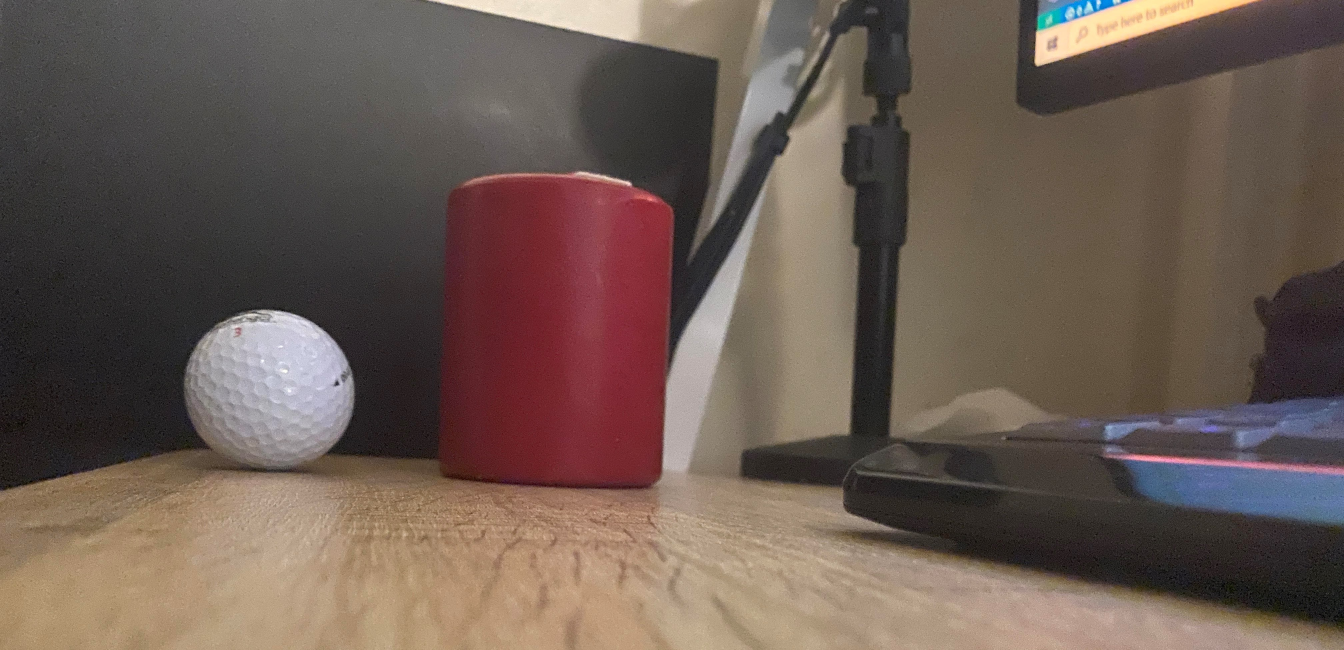
#> input picture temp12.png, 4032 x 1949 px (shown at 1/3 size)
$ python TEST.py
#> lines starting #> are read from the running program, lines starting #| are printed output that depends on the picture; after the words box and inside, x2 and y2 are one past the last pixel; in counts of white or black regions, pixels touching at a corner belong together
"""
Filename: init.py
Usage: This script will measure different objects in the frame using a reference object of known dimension.
The object with known dimension must be the leftmost object.
Author: Shashank Sharma
"""
from scipy.spatial.distance import euclidean
from imutils import perspective
from imutils import contours
import numpy as np
import imutils
import cv2

# Function to show array of images (intermediate results)
def show_images(images):
	for i, img in enumerate(images):
		cv2.imshow("image_" + str(i), img)
	cv2.waitKey(0)
	cv2.destroyAllWindows()

img_path = "temp12.png"

orangeLower = (172,81,69) # red candle(0,174,77)(179,231,146)
orangeUpper = (179,255,248)

# Read image and preprocess
image = cv2.imread(img_path)
#> image is the input picture: shape (1949, 4032, 3); mean B, G, R 82.8, 91.5, 107.7

image = imutils.resize(image, width=500)
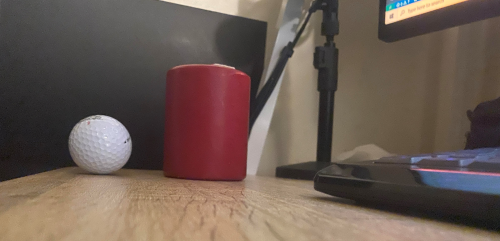
#> image: shape (241, 500, 3); mean B, G, R 82.8, 91.5, 107.7
blurred = cv2.GaussianBlur(image,(11,11),0)
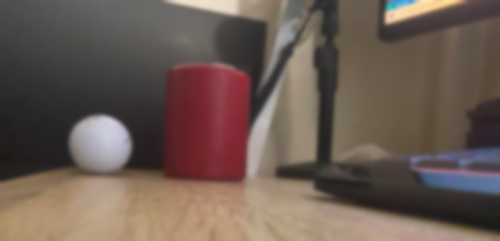
#> blurred: shape (241, 500, 3); mean B, G, R 82.8, 91.5, 107.7
hsv = cv2.cvtColor(blurred, cv2.COLOR_BGR2HSV)
#> hsv: shape (241, 500, 3); mean H, S, V 47.6, 58.7, 108.9
mask = cv2.inRange(hsv, orangeLower, orangeUpper)
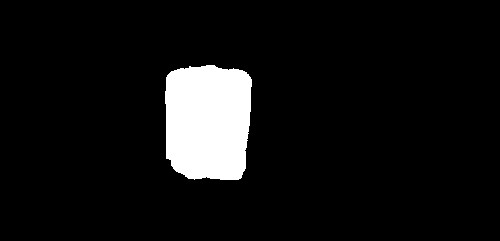
#> mask: shape (241, 500); 7.4% white; 1 white region, box (x1, y1, x2, y2) and area: (165, 65, 252, 180) 8932
mask = cv2.erode(mask, None, iterations=2)
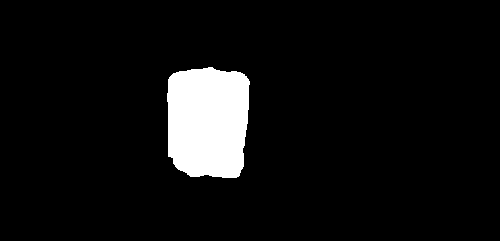
#> mask: shape (241, 500); 6.7% white; 1 white region, box (x1, y1, x2, y2) and area: (167, 67, 250, 178) 8114
mask = cv2.dilate(mask, None, iterations=2)
#> mask: shape (241, 500); 7.4% white; 1 white region, box (x1, y1, x2, y2) and area: (165, 65, 252, 180) 8922


#show_images([blur, edged])

# perform edge detection, then perform a dilation + erosion to
# close gaps in between object edges
edged = cv2.Canny(mask, 50, 100)
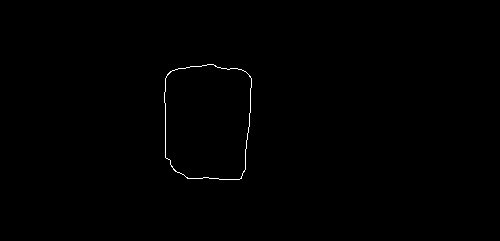
#> edged: shape (241, 500); 0.3% white in thin lines or dots, all inside (x1, y1, x2, y2) = (164, 64, 252, 180)
edged = cv2.dilate(edged, None, iterations=1)
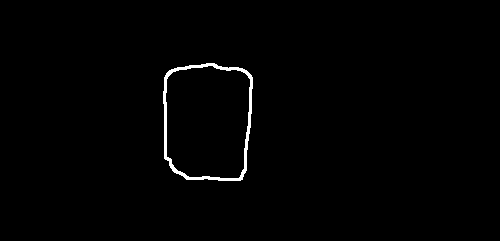
#> edged: shape (241, 500); 0.98% white; 1 white region
edged = cv2.erode(edged, None, iterations=1)
# find contours in the edge map


# Find contours
cnts = cv2.findContours(edged.copy(), cv2.RETR_EXTERNAL, cv2.CHAIN_APPROX_SIMPLE)
#> cnts = 1 contour; box (x1, y1, x2, y2) and area: (164, 64, 252, 180) 8927
cnts = imutils.grab_contours(cnts)


# Remove contours which are not large enough
cnts = [x for x in cnts if cv2.contourArea(x) > 100]

#cv2.drawContours(image, cnts, -1, (0,255,0), 3)

#show_images([image, edged])
#print(len(cnts))

# Reference object dimensions
# Here for reference I have used a 2cm x 2cm square
ref_object = cnts[0]
#> ref_object = contour of 91 points, box (x1, y1, x2, y2) (164, 64, 252, 180), area 8927
box = cv2.minAreaRect(ref_object)
#> box = ((206.5, 121.2), (114.8, 86.8), -88.21)
box = cv2.boxPoints(box)
#> box = [[248.1, 179.9], [161.3, 177.2], [164.9, 62.5], [251.7, 65.21]]
box = np.array(box, dtype="int")
#> box = [[248, 179], [161, 177], [164, 62], [251, 65]]
box = perspective.order_points(box)
#> box = [[164, 62], [251, 65], [248, 179], [161, 177]]
(tl, tr, br, bl) = box
#> tl = [164, 62]; tr = [251, 65]; br = [248, 179]; bl = [161, 177]
dist_in_pixel = euclidean(tl, tr)
#> dist_in_pixel = 87.05
dist_in_cm = 8-2
pixel_per_cm = dist_in_pixel/dist_in_cm
#> pixel_per_cm = 14.51

# Draw remaining contours
for cnt in cnts:
	box = cv2.minAreaRect(cnt)
	box = cv2.boxPoints(box)
	box = np.array(box, dtype="int")
	box = perspective.order_points(box)
	(tl, tr, br, bl) = box
	cv2.drawContours(image, [box.astype("int")], -1, (0, 0, 255), 2)
	mid_pt_horizontal = (tl[0] + int(abs(tr[0] - tl[0])/2), tl[1] + int(abs(tr[1] - tl[1])/2))
	mid_pt_verticle = (tr[0] + int(abs(tr[0] - br[0])/2), tr[1] + int(abs(tr[1] - br[1])/2))
	wid = euclidean(tl, tr)/pixel_per_cm
	ht = euclidean(tr, br)/pixel_per_cm
	cv2.putText(image, "{:.1f}cm".format(wid), (int(mid_pt_horizontal[0] - 15), int(mid_pt_horizontal[1] - 10)),
		cv2.FONT_HERSHEY_SIMPLEX, 0.5, (255, 255, 0), 2)
	cv2.putText(image, "{:.1f}cm".format(ht), (int(mid_pt_verticle[0] + 10), int(mid_pt_verticle[1])),
		cv2.FONT_HERSHEY_SIMPLEX, 0.5, (255, 255, 0), 2)
#> this loop made 1 pass
#> (tl, tr, br, bl, mid_pt_horizontal, mid_pt_verticle, wid, ht) on pass 1: ([164, 62], [251, 65], [248, 179], [161, 177], (207, 63), (252, 122), 6, 7.86)
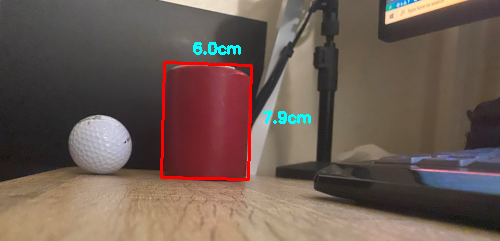
#> image: shape (241, 500, 3); 1.54% of pixels changed, all inside (x1, y1, x2, y2) = (160, 42, 311, 181)

show_images([image])
#> the loop in show_images, `for i, img in enumerate(images):` made 1 pass

$ run again, with temp1.png copied over temp12.png
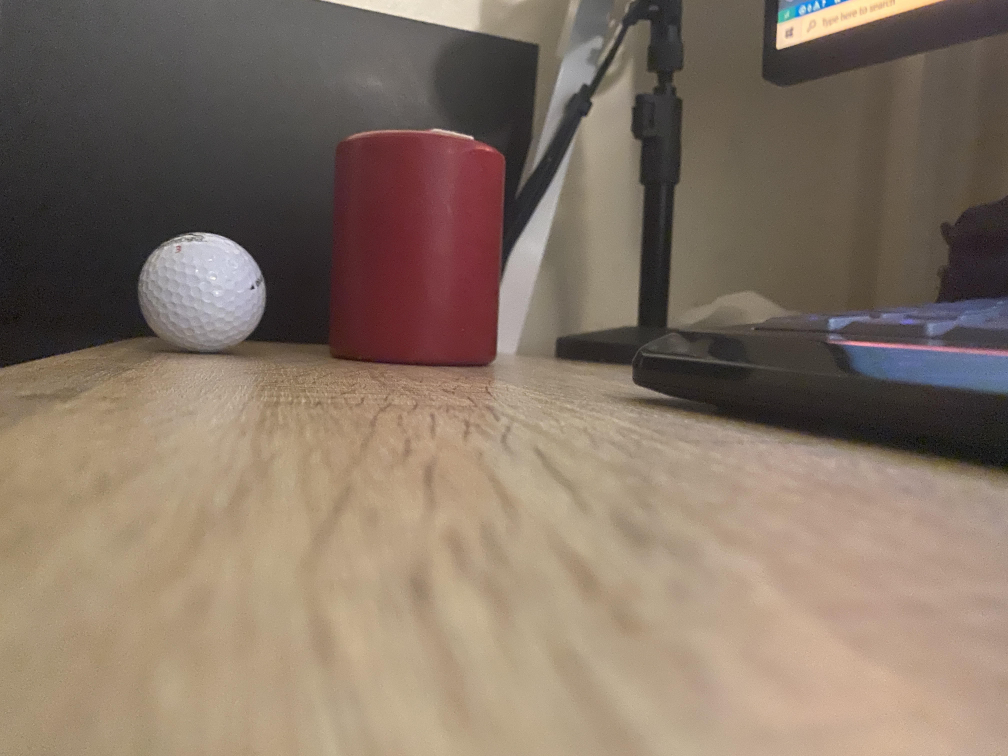
#> input picture temp1.png, 4032 x 3024 px (shown at 1/4 size)
#> image is the input picture: shape (3024, 4032, 3); mean B, G, R 102, 116.2, 132.7
#> hsv: shape (375, 500, 3); mean H, S, V 36, 57.1, 133.3
#> `mask = cv2.inRange(hsv, orangeLower, orangeUpper)`:
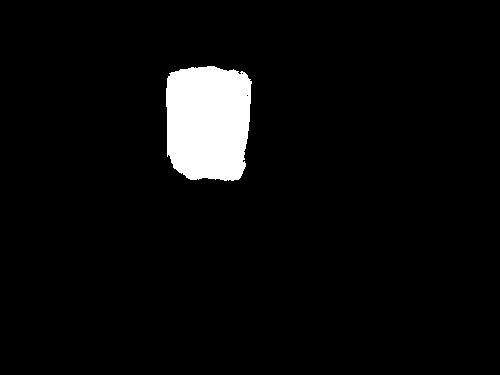
#> mask: shape (375, 500); 4.6% white; 1 white region, box (x1, y1, x2, y2) and area: (166, 66, 252, 181) 8694
#> cnts = 1 contour; box (x1, y1, x2, y2) and area: (165, 65, 251, 180) 8659
#> ref_object = contour of 99 points, box (x1, y1, x2, y2) (165, 65, 251, 180), area 8659
#> `box = cv2.minAreaRect(ref_object)`: box = ((207.5, 122), (114, 85), -90)
#> `box = cv2.boxPoints(box)`: box = [[250, 179], [165, 179], [165, 65], [250, 65]]
#> `box = perspective.order_points(box)`: box = [[165, 65], [250, 65], [250, 179], [165, 179]]
#> `(tl, tr, br, bl) = box`: tl = [165, 65]; tr = [250, 65]; br = [250, 179]; bl = [165, 179]
#> dist_in_pixel = 85
#> pixel_per_cm = 14.17
#> the loop `for cnt in cnts:` made 1 pass
#> (tl, tr, br, bl, mid_pt_horizontal, mid_pt_verticle, wid, ht) on pass 1: ([165, 65], [250, 65], [250, 179], [165, 179], (207, 65), (250, 122), 6, 8.05)
#> after the loop `for cnt in cnts:`:
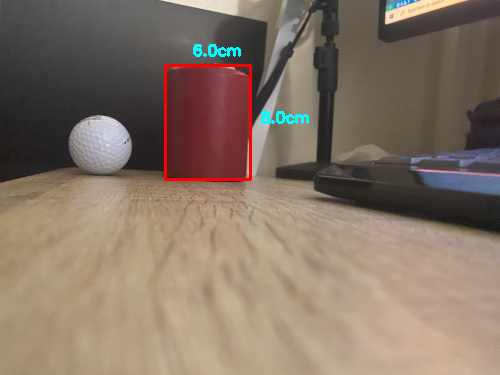
#> image: shape (375, 500, 3); mean B, G, R 102.1, 116.3, 133.3
#> the loop in show_images, `for i, img in enumerate(images):` made 1 pass

$ run again, with Capture.PNG copied over temp12.png
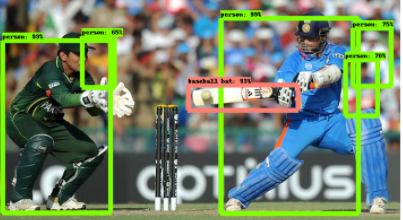
#> input picture Capture.PNG, 403 x 220 px
#> image is the input picture: shape (220, 403, 3); mean B, G, R 106.6, 132.8, 114.7
#> hsv: shape (272, 500, 3); mean H, S, V 62.4, 94.3, 147.9
#> `mask = cv2.inRange(hsv, orangeLower, orangeUpper)`:
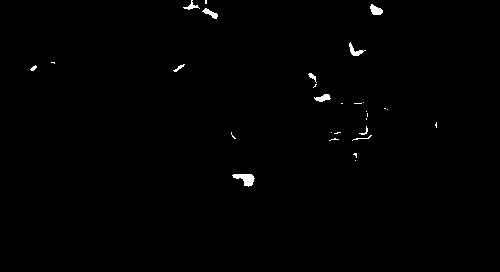
#> mask: shape (272, 500); 0.58% white; 29 white regions (18 under 20 px), largest, box (x1, y1, x2, y2) and area: (232, 174, 255, 187) 167, (370, 4, 383, 15) 94, (349, 42, 366, 56) 84
#> `cnts = cv2.findContours(edged.copy(), cv2.RETR_EXTERNAL, cv2.CHAIN_APP..`: cnts = 4 contours; box (x1, y1, x2, y2) and area: (240, 173, 254, 186) 128, (370, 5, 382, 15) 80, (322, 93, 330, 100) 36, (211, 12, 217, 18) 22
#> `cnts = [x for x in cnts if cv2.contourArea(x) > 100]`: cnts = 1 contour; box (x1, y1, x2, y2) and area: (240, 173, 254, 186) 128
#> ref_object = contour of 13 points, box (x1, y1, x2, y2) (240, 173, 254, 186), area 128
#> `box = cv2.minAreaRect(ref_object)`: box = ((246.5, 179), (12, 13), -90)
#> `box = cv2.boxPoints(box)`: box = [[253, 185], [240, 185], [240, 173], [253, 173]]
#> `box = perspective.order_points(box)`: box = [[240, 173], [253, 173], [253, 185], [240, 185]]
#> `(tl, tr, br, bl) = box`: tl = [240, 173]; tr = [253, 173]; br = [253, 185]; bl = [240, 185]
#> dist_in_pixel = 13
#> pixel_per_cm = 2.17
#> the loop `for cnt in cnts:` made 1 pass
#> (tl, tr, br, bl, mid_pt_horizontal, mid_pt_verticle, wid, ht) on pass 1: ([240, 173], [253, 173], [253, 185], [240, 185], (246, 173), (253, 179), 6, 5.54)
#> after the loop `for cnt in cnts:`:
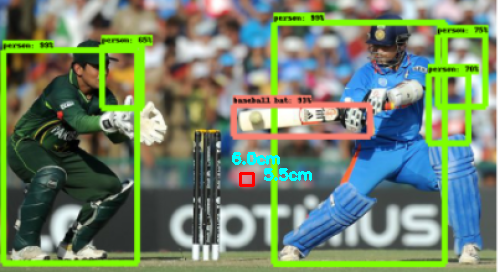
#> image: shape (272, 500, 3); mean B, G, R 107, 133.1, 114.1
#> the loop in show_images, `for i, img in enumerate(images):` made 1 pass
